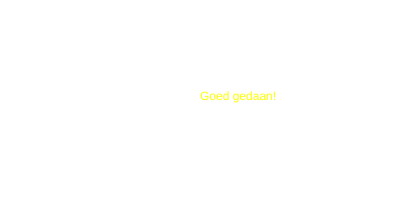
Frame 1 (no input)
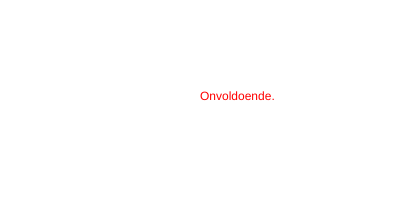
Frame 2 (the mouse pressed at the canvas centre, redrawn once)

The p5.js sketch that drew these frames (run headless with seeded random() and noise() and a simulated clock; the mouse was pressed at the canvas centre and the sketch redrawn once):

// p5.js sketch
// ── sketch.js
function setup() {
  createCanvas(400, 200);
}

function draw() {
  background(255);
  let score = random(100);
  noLoop();
  
  if (score >=  90) {
    fill('green');
    text("Uitstekend!", 200, 100);
  } else if (score >= 70 && score <= 89) {
    fill('yellow');
    text("Goed gedaan!", 200, 100);
  } else if (score >= 50 && score <= 69) {
    fill('orange');
    text("Voldoende.", 200, 100);
  } else {
    fill('red');
    text("Onvoldoende.", 200, 100);
  }
}
